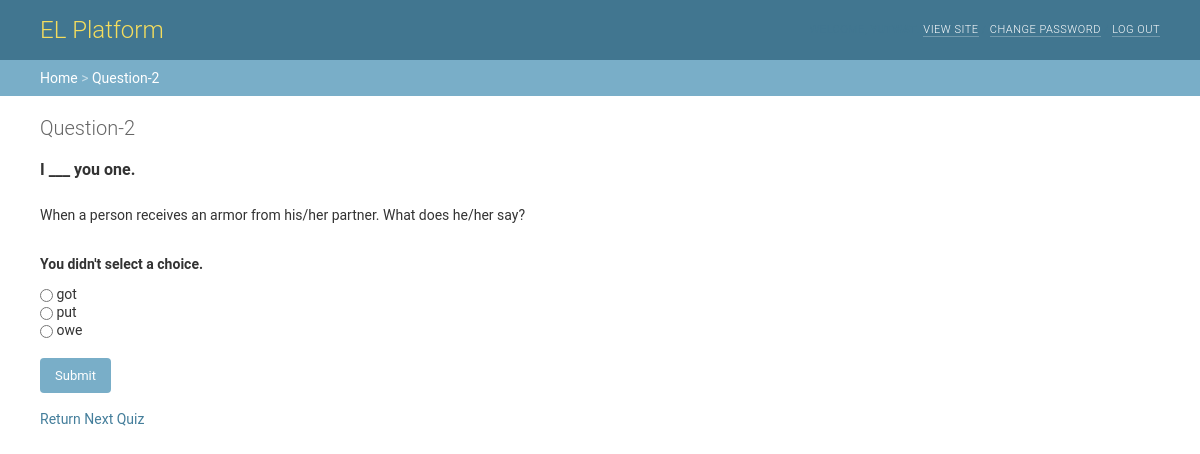
/polls/2/vote/, run on the app's committed database.
### polls/models.py (models this page shows, shortened)
class Question(models.Model):
	question_text = models.CharField(
		verbose_name=_("Question_text"),
		max_length=200,
		blank=False
		)
	description = models.TextField(
		verbose_name=_("Description"),
		blank=True,
		help_text=_("a description of the quiz")
		)
	pub_date = models.DateTimeField(
		'date published'
		)
	def was_published_recently(self):
		 now = timezone.now()
		 return now - datetime.timedelta(days=1) <= self.pub_date <= now
	was_published_recently.admin_order_field = 'pub_date'
	was_published_recently.boolean = True
	was_published_recently.short_description = 'Published recently?'

class Choice(models.Model):
	question = models.ForeignKey(
		Question,
		on_delete=models.CASCADE
		)
	choice_text = models.CharField(
		max_length=200
		)
	votes = models.IntegerField(
		default=0
		)

### polls/views.py (the view, shortened to what this page needs)
# urls.py: path('<int:question_id>/vote/', views.vote, name='vote'),
def vote(request, question_id):
	question = get_object_or_404(Question, pk=question_id)
	try:
		selected_choice = question.choice_set.get(pk=request.POST['choice'])
	except (KeyError, Choice.DoesNotExist):
		return render(request, 'polls/detail.html', {
			'question': question,
			'error_message': "You didn't select a choice.",
		})

### polls/templates/polls/detail.html (shortened to what this page needs)
{% load static %}
    <link rel="stylesheet" type="text/css" href="{% static 'polls/base.css' %}" />
<div id="header">
    <div id="branding">
        <h1 id="site-name"><a href="/polls/">EL Platform</a></h1>
    </div>
    <div id="user-tools">
        <strong>yutwat</strong>.
        <a href="/">View site</a> /
        <a href="/password_change/">Change password</a> /
        <a href="/logout/">Log out</a>
    </div>
</div>
<div class="breadcrumbs">
    <a href="/polls/">Home</a>
    >
    <a href="{% url 'polls:detail' question.id %}">Question-{{ question.id }}</a>
</div>
<body>
<div id="content", class="flex">
<h1>Question-{{question.id}}</h1>
<h2>{{ question.question_text }}</h2>
	<br>
	<p>{{ question.description|linebreaksbr }}</p><br>
	{% if error_message %}
		<p><strong>{{ error_message }}</strong></p>
	{% endif %}
	<form action="{% url 'polls:vote' question.id %}" method="post">
		{% for choice in question.choice_set.all %}
		    <input type="radio" name="choice" id="choice{{ forloop.counter }}" value="{{ choice.id }}">
		    <label for="choice{{ forloop.counter }}">{{ choice.choice_text }}</label><br>
		{% endfor %}<br>
		<input type="submit" value="Submit">
	</form><br>
	<a href="{% url 'polls:index' %}">Return</a>
	<a href="{% url 'polls:detail'  question.id %}" align="right">Next Quiz</a>
</div>
</body>

### polls/static/polls/base.css (style rules this page uses)
body { margin: 0; padding: 0; font-size: 14px; font-family: "Roboto","Lucida Grande","DejaVu Sans","Bitstream Vera Sans",Verdana,Arial,sans-serif; color: #333; background: #fff; }
a:link, a:visited { color: #447e9b; text-decoration: none; }
p, ol, ul, dl { margin: .2em 0 .8em 0; }
p { padding: 0; line-height: 140%; }
h1,h2,h3,h4,h5 { font-weight: bold; }
h1 { margin: 0 0 20px; font-weight: 300; font-size: 20px; color: #666; }
h2 { font-size: 16px; margin: 1em 0 .5em 0; }
form { margin: 0; padding: 0; }
input, textarea, select, .form-row p, form .button { margin: 2px 0; padding: 2px 3px; vertical-align: middle; font-family: "Roboto", "Lucida Grande", Verdana, Arial, sans-serif; font-weight: normal; font-size: 13px; }
.button, input[type=submit], input[type=button], .submit-row input, a.button { background: #79aec8; padding: 10px 15px; border: none; border-radius: 4px; color: #fff; cursor: pointer; }
div.breadcrumbs { background: #79aec8; padding: 10px 40px; border: none; font-size: 14px; color: #c4dce8; text-align: left; }
div.breadcrumbs a { color: #fff; }
#content { padding: 20px 40px; }
#header { width: auto; height: 40px; padding: 10px 40px; background: #417690; line-height: 40px; color: #417690; overflow: hidden; }
#header a:link, #header a:visited { color: #fff; }
#branding { float: left; }
#branding h1 { padding: 0; margin: 0 20px 0 0; font-weight: 300; font-size: 24px; color: #f5dd5d; }
#branding h1, #branding h1 a:link, #branding h1 a:visited { color: #f5dd5d; }
#user-tools { float: right; padding: 0; margin: 0 0 0 20px; font-weight: 300; font-size: 11px; letter-spacing: 0.5px; text-transform: uppercase; text-align: right; }
#user-tools a { border-bottom: 1px solid rgba(255, 255, 255, 0.25); }

### data on the page
Question: id "2", question_text "I ___ you one.", description "When a person receives an armor from his/her partner. What does he/her say?"
Choice: choice_text "got"
Choice: choice_text "put"
Choice: choice_text "owe"

### other printed values
{{ error_message }} "You didn't select a choice."
